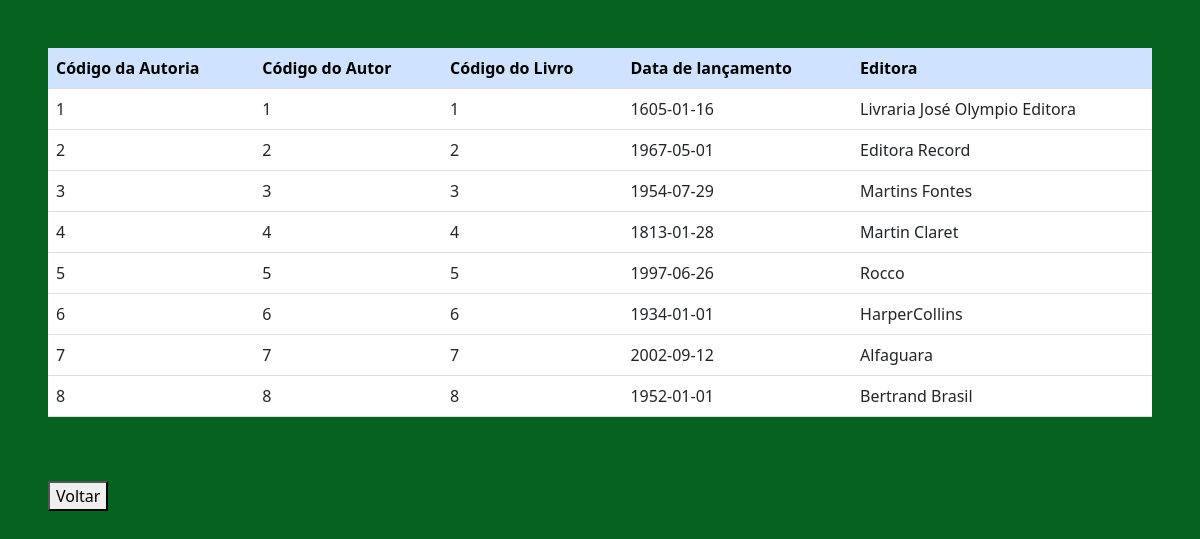
/autoria/listar/listar.php, run on the app's committed database.
### tables this page shows
CREATE TABLE `autoria` (
  `Cod_Autoria` int(11) NOT NULL,	
  `Cod_Autor` int(11) NOT NULL,
  `Cod_livro` int(11) NOT NULL,
  `DataLancamento` date NOT NULL,
  `Editora` varchar(100) NOT NULL
);

### autoria/autoria.php (called while the page is built, shortened)
<?php
class Autoria
{
    function listar()
    {
        try
        {
            $this -> conn = new Conectar;
            $sql = $this->conn->query("select * from autoria order by Cod_Autoria");
            $sql->execute();
            return $sql->fetchAll();
        }
        catch (PDOException $exc)
        {
            echo "Erro ao executar consulta. " . $exc -> getMessage();
        }
    }
}
?>

### autoria/listar/listar.php (the view, shortened to what this page needs)
<?php
include_once '../autoria.php';
$p = new Autoria();
$pro_bd=$p->listar();
?>
<!DOCTYPE html>
<html lang="en">
<head>
    <link href="https://cdn.jsdelivr.net/npm/bootstrap@5.3.0/dist/css/bootstrap.min.css" rel="stylesheet">
</head>
<body>
<div class = "m-5">
    <table class="table">
        <thead>
            <tr class = "table-primary">
                <th scope="col">Código da Autoria</th>
                <th scope="col">Código do Autor</th>
                <th scope="col">Código do Livro</th>
                <th scope="col">Data de lançamento</th>
                <th scope="col">Editora</th>
            </tr>
        </thead>
        <tbody>
        <?php
        if (is_array($pro_bd)) {
            foreach ($pro_bd as $pro_mostrar) {
                echo "<tr>";
                echo "<td>". $pro_mostrar[0]."</td>";
                echo "<td>". $pro_mostrar[1]."</td>";
                echo "<td>". $pro_mostrar[2]."</td>";
                echo "<td>". $pro_mostrar[3]."</td>";
                echo "<td>". $pro_mostrar[4]."</td>";
            }
        }
        ?>
        </tbody>
    </table>
    <br><br><a href="../../menu.html"><button>Voltar</button></a>
</div>
</body>
</html>

### autoria/listar/listar.php (style rules this page uses)
body { background: #06631f; }
.table { width: 100%; }
th,td { border-bottom: 1px solid #ddd; text-align: left; }

### data on the page
autoria: Cod_Autoria "1", Cod_Autor "1", Cod_livro "1", DataLancamento "1605-01-16", Editora "Livraria José Olympio Editora"
autoria: Cod_Autoria "2", Cod_Autor "2", Cod_livro "2", DataLancamento "1967-05-01", Editora "Editora Record"
autoria: Cod_Autoria "3", Cod_Autor "3", Cod_livro "3", DataLancamento "1954-07-29", Editora "Martins Fontes"
autoria: Cod_Autoria "4", Cod_Autor "4", Cod_livro "4", DataLancamento "1813-01-28", Editora "Martin Claret"
autoria: Cod_Autoria "5", Cod_Autor "5", Cod_livro "5", DataLancamento "1997-06-26", Editora "Rocco"
autoria: Cod_Autoria "6", Cod_Autor "6", Cod_livro "6", DataLancamento "1934-01-01", Editora "HarperCollins"
autoria: Cod_Autoria "7", Cod_Autor "7", Cod_livro "7", DataLancamento "2002-09-12", Editora "Alfaguara"
autoria: Cod_Autoria "8", Cod_Autor "8", Cod_livro "8", DataLancamento "1952-01-01", Editora "Bertrand Brasil"
